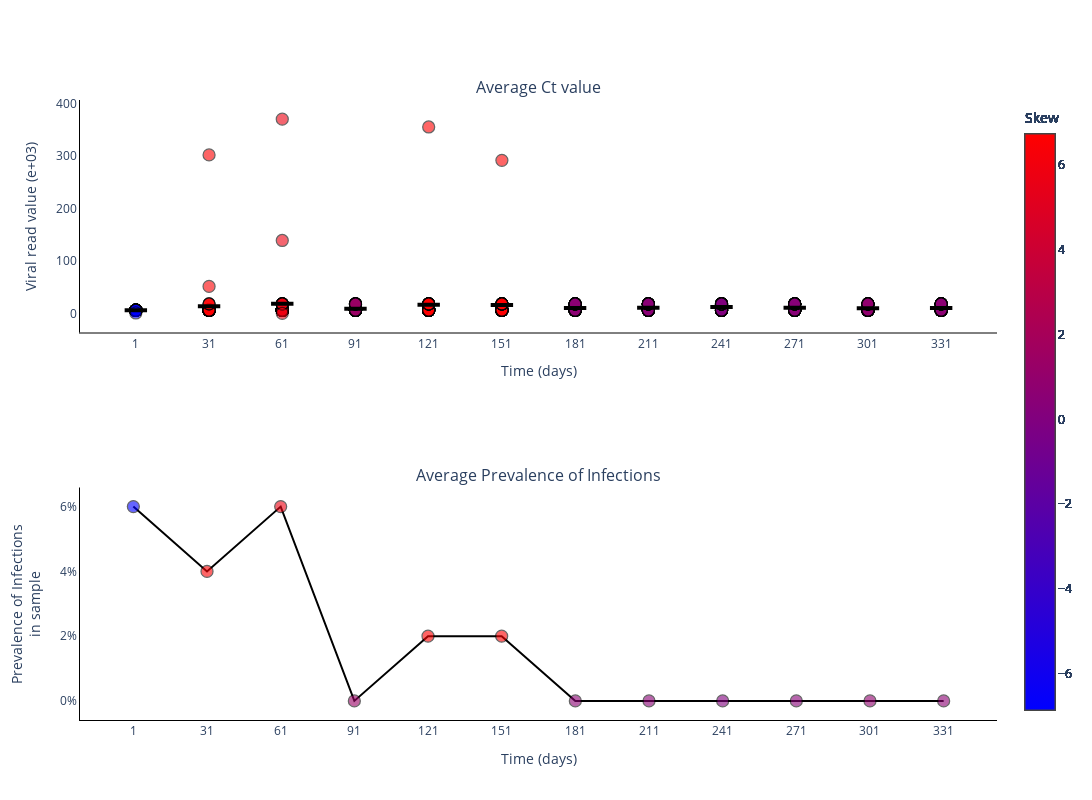

Here is the notebook cell this chart was saved with:
### Markdown cell above
### Plot Ct values for different experiments

### Code cell
fig = go.Figure()
fig = make_subplots(rows=2, cols=1, subplot_titles=('Average Ct value', 'Average Prevalence of Infections'))

skews = skew(vr_values[0, :, :], axis=1)
print(skews)

for _ in range(sample_size):
    fig.add_trace(
        go.Scatter(
            y=vr_values[0, :, _].tolist(),
            x=sample_points,
            mode='markers',
            name='Average Ct value',
            marker_line=dict(width=1.25, color='black'),
            marker_color=skews,
            marker_colorscale='BlueRed',
            marker_colorbar_title=dict(
                text='Skew',
                side='top'),
            marker_size=12,
            marker_opacity=0.6,
            marker_showscale=True,
            showlegend=False,
        ),
        row=1,
        col=1
    )

fig.add_trace(
    go.Scatter(
        y=np.mean(vr_values[0, :, :], axis=1).tolist(),
        x=sample_points,
        mode='markers',
        name='Median Ct value',
        marker_color='black',
        marker_line=dict(width=4, color='black'),
        marker_symbol='line-ew',
        marker_size=16,
        showlegend=False,
    ),
    row=1,
    col=1
)

fig.add_trace(
    go.Scatter(
        y=(infec[0, :]/sample_size).tolist(),
        x=sample_points,
        mode='lines+markers',
        connectgaps=True,
        name='Average Prevalence of Infections',
        marker_line=dict(width=1.25, color='black'),
        marker_color=skews,
        marker_colorscale='BlueRed',
        marker_colorbar_title=dict(
            text='Skew',
            side='top'),
        marker_opacity=0.6,
        marker_size=12,
        marker_showscale=True,
        line_color='black',
        showlegend=False,
    ),
    row=2,
    col=1
)

# Add axis labels
fig.update_layout(
    width=1100, 
    height=800,
    plot_bgcolor='white',
    xaxis=dict(
        linecolor='black',
        tickvals=sample_points.tolist(),
        title = 'Time (days)'
        ),
    yaxis=dict(
        linecolor='black',
        title = 'Viral read value (e+03)'),
    xaxis2=dict(
        linecolor='black',
        tickvals=sample_points.tolist(),
        title = 'Time (days)'
        ),
    yaxis2=dict(
        linecolor='black',
        tickformat = '.0%',
        title = 'Prevalence of Infections<br>in sample')
    #legend=dict(
    #    orientation="h",
    #    yanchor="bottom",
    #    y=1.02,
    #    xanchor="right",
    #    x=1
    #)
    )

fig.write_image('images/Viral_read_values-Lassa.pdf')
fig.show()

### Figure 1 — Plotly figure (JSON) as saved in the notebook; plotly's stock layout.template omitted (floating-point values rounded to 4 significant figures)
{"data": [{"marker": {"color": [-6.849, 6.593, 5.841, 1.352, 6.723, 6.644, 0.5833, 0.4945, 0.0, 0.4082, 0.8729, 0.5833], "colorbar": {"title": {"side": "top", "text": "Skew"}}, "colorscale": [[0, "rgb(0,0,255)"], [1, "rgb(255,0,0)"]], "line": {"color": "black", "width": 1.25}, "opacity": 0.6, "showscale": true, "size": 12}, "mode": "markers", "name": "Average Ct value", "showlegend": false, "type": "scatter", "x": [1, 31, 61, 91, 121, 151, 181, 211, 241, 271, 301, 331], "xaxis": "x", "y": [6, 6, 6, 6, 6, 6, 6, 6, 6, 6, 6, 6], "yaxis": "y"}, {"marker": {"color": [-6.849, 6.593, 5.841, 1.352, 6.723, 6.644, 0.5833, 0.4945, 0.0, 0.4082, 0.8729, 0.5833], "colorbar": {"title": {"side": "top", "text": "Skew"}}, "colorscale": [[0, "rgb(0,0,255)"], [1, "rgb(255,0,0)"]], "line": {"color": "black", "width": 1.25}, "opacity": 0.6, "showscale": true, "size": 12}, "mode": "markers", "name": "Average Ct value", "showlegend": false, "type": "scatter", "x": [1, 31, 61, 91, 121, 151, 181, 211, 241, 271, 301, 331], "xaxis": "x", "y": [6, 6, 6, 6, 6, 6, 6, 6, 6, 6, 6, 6], "yaxis": "y"}, {"marker": {"color": [-6.849, 6.593, 5.841, 1.352, 6.723, 6.644, 0.5833, 0.4945, 0.0, 0.4082, 0.8729, 0.5833], "colorbar": {"title": {"side": "top", "text": "Skew"}}, "colorscale": [[0, "rgb(0,0,255)"], [1, "rgb(255,0,0)"]], "line": {"color": "black", "width": 1.25}, "opacity": 0.6, "showscale": true, "size": 12}, "mode": "markers", "name": "Average Ct value", "showlegend": false, "type": "scatter", "x": [1, 31, 61, 91, 121, 151, 181, 211, 241, 271, 301, 331], "xaxis": "x", "y": [6, 6, 6, 6, 6, 6, 6, 6, 6, 6, 6, 6], "yaxis": "y"}, {"marker": {"color": [-6.849, 6.593, 5.841, 1.352, 6.723, 6.644, 0.5833, 0.4945, 0.0, 0.4082, 0.8729, 0.5833], "colorbar": {"title": {"side": "top", "text": "Skew"}}, "colorscale": [[0, "rgb(0,0,255)"], [1, "rgb(255,0,0)"]], "line": {"color": "black", "width": 1.25}, "opacity": 0.6, "showscale": true, "size": 12}, "mode": "markers", "name": "Average Ct value", "showlegend": false, "type": "scatter", "x": [1, 31, 61, 91, 121, 151, 181, 211, 241, 271, 301, 331], "xaxis": "x", "y": [6, 6, 6, 6, 6, 6, 6, 6, 6, 6, 6, 6], "yaxis": "y"}, {"marker": {"color": [-6.849, 6.593, 5.841, 1.352, 6.723, 6.644, 0.5833, 0.4945, 0.0, 0.4082, 0.8729, 0.5833], "colorbar": {"title": {"side": "top", "text": "Skew"}}, "colorscale": [[0, "rgb(0,0,255)"], [1, "rgb(255,0,0)"]], "line": {"color": "black", "width": 1.25}, "opacity": 0.6, "showscale": true, "size": 12}, "mode": "markers", "name": "Average Ct value", "showlegend": false, "type": "scatter", "x": [1, 31, 61, 91, 121, 151, 181, 211, 241, 271, 301, 331], "xaxis": "x", "y": [6, 6, 6, 6, 6, 6, 6, 6, 6, 6, 6, 6], "yaxis": "y"}, {"marker": {"color": [-6.849, 6.593, 5.841, 1.352, 6.723, 6.644, 0.5833, 0.4945, 0.0, 0.4082, 0.8729, 0.5833], "colorbar": {"title": {"side": "top", "text": "Skew"}}, "colorscale": [[0, "rgb(0,0,255)"], [1, "rgb(255,0,0)"]], "line": {"color": "black", "width": 1.25}, "opacity": 0.6, "showscale": true, "size": 12}, "mode": "markers", "name": "Average Ct value", "showlegend": false, "type": "scatter", "x": [1, 31, 61, 91, 121, 151, 181, 211, 241, 271, 301, 331], "xaxis": "x", "y": [6, 6, 6, 6, 6, 6, 6, 6, 6, 6, 6, 6], "yaxis": "y"}, {"marker": {"color": [-6.849, 6.593, 5.841, 1.352, 6.723, 6.644, 0.5833, 0.4945, 0.0, 0.4082, 0.8729, 0.5833], "colorbar": {"title": {"side": "top", "text": "Skew"}}, "colorscale": [[0, "rgb(0,0,255)"], [1, "rgb(255,0,0)"]], "line": {"color": "black", "width": 1.25}, "opacity": 0.6, "showscale": true, "size": 12}, "mode": "markers", "name": "Average Ct value", "showlegend": false, "type": "scatter", "x": [1, 31, 61, 91, 121, 151, 181, 211, 241, 271, 301, 331], "xaxis": "x", "y": [6, 6, 6, 6, 6, 6, 6, 6, 6, 6, 6, 6], "yaxis": "y"}, {"marker": {"color": [-6.849, 6.593, 5.841, 1.352, 6.723, 6.644, 0.5833, 0.4945, 0.0, 0.4082, 0.8729, 0.5833], "colorbar": {"title": {"side": "top", "text": "Skew"}}, "colorscale": [[0, "rgb(0,0,255)"], [1, "rgb(255,0,0)"]], "line": {"color": "black", "width": 1.25}, "opacity": 0.6, "showscale": true, "size": 12}, "mode": "markers", "name": "Average Ct value", "showlegend": false, "type": "scatter", "x": [1, 31, 61, 91, 121, 151, 181, 211, 241, 271, 301, 331], "xaxis": "x", "y": [6, 6, 6, 6, 6, 6, 6, 6, 6, 6, 6, 6], "yaxis": "y"}, {"marker": {"color": [-6.849, 6.593, 5.841, 1.352, 6.723, 6.644, 0.5833, 0.4945, 0.0, 0.4082, 0.8729, 0.5833], "colorbar": {"title": {"side": "top", "text": "Skew"}}, "colorscale": [[0, "rgb(0,0,255)"], [1, "rgb(255,0,0)"]], "line": {"color": "black", "width": 1.25}, "opacity": 0.6, "showscale": true, "size": 12}, "mode": "markers", "name": "Average Ct value", "showlegend": false, "type": "scatter", "x": [1, 31, 61, 91, 121, 151, 181, 211, 241, 271, 301, 331], "xaxis": "x", "y": [6, 6, 6, 6, 6, 6, 6, 6, 6, 6, 6, 6], "yaxis": "y"}, {"marker": {"color": [-6.849, 6.593, 5.841, 1.352, 6.723, 6.644, 0.5833, 0.4945, 0.0, 0.4082, 0.8729, 0.5833], "colorbar": {"title": {"side": "top", "text": "Skew"}}, "colorscale": [[0, "rgb(0,0,255)"], [1, "rgb(255,0,0)"]], "line": {"color": "black", "width": 1.25}, "opacity": 0.6, "showscale": true, "size": 12}, "mode": "markers", "name": "Average Ct value", "showlegend": false, "type": "scatter", "x": [1, 31, 61, 91, 121, 151, 181, 211, 241, 271, 301, 331], "xaxis": "x", "y": [6, 6, 6, 6, 6, 6, 6, 6, 6, 6, 6, 6], "yaxis": "y"}, {"marker": {"color": [-6.849, 6.593, 5.841, 1.352, 6.723, 6.644, 0.5833, 0.4945, 0.0, 0.4082, 0.8729, 0.5833], "colorbar": {"title": {"side": "top", "text": "Skew"}}, "colorscale": [[0, "rgb(0,0,255)"], [1, "rgb(255,0,0)"]], "line": {"color": "black", "width": 1.25}, "opacity": 0.6, "showscale": true, "size": 12}, "mode": "markers", "name": "Average Ct value", "showlegend": false, "type": "scatter", "x": [1, 31, 61, 91, 121, 151, 181, 211, 241, 271, 301, 331], "xaxis": "x", "y": [6, 6, 6, 6, 6, 6, 6, 6, 6, 6, 6, 6], "yaxis": "y"}, {"marker": {"color": [-6.849, 6.593, 5.841, 1.352, 6.723, 6.644, 0.5833, 0.4945, 0.0, 0.4082, 0.8729, 0.5833], "colorbar": {"title": {"side": "top", "text": "Skew"}}, "colorscale": [[0, "rgb(0,0,255)"], [1, "rgb(255,0,0)"]], "line": {"color": "black", "width": 1.25}, "opacity": 0.6, "showscale": true, "size": 12}, "mode": "markers", "name": "Average Ct value", "showlegend": false, "type": "scatter", "x": [1, 31, 61, 91, 121, 151, 181, 211, 241, 271, 301, 331], "xaxis": "x", "y": [6, 6, 6, 6, 6, 6, 6, 6, 6, 6, 6, 6], "yaxis": "y"}, {"marker": {"color": [-6.849, 6.593, 5.841, 1.352, 6.723, 6.644, 0.5833, 0.4945, 0.0, 0.4082, 0.8729, 0.5833], "colorbar": {"title": {"side": "top", "text": "Skew"}}, "colorscale": [[0, "rgb(0,0,255)"], [1, "rgb(255,0,0)"]], "line": {"color": "black", "width": 1.25}, "opacity": 0.6, "showscale": true, "size": 12}, "mode": "markers", "name": "Average Ct value", "showlegend": false, "type": "scatter", "x": [1, 31, 61, 91, 121, 151, 181, 211, 241, 271, 301, 331], "xaxis": "x", "y": [6, 6, 6, 6, 6, 6, 6, 6, 6, 6, 6, 6], "yaxis": "y"}, {"marker": {"color": [-6.849, 6.593, 5.841, 1.352, 6.723, 6.644, 0.5833, 0.4945, 0.0, 0.4082, 0.8729, 0.5833], "colorbar": {"title": {"side": "top", "text": "Skew"}}, "colorscale": [[0, "rgb(0,0,255)"], [1, "rgb(255,0,0)"]], "line": {"color": "black", "width": 1.25}, "opacity": 0.6, "showscale": true, "size": 12}, "mode": "markers", "name": "Average Ct value", "showlegend": false, "type": "scatter", "x": [1, 31, 61, 91, 121, 151, 181, 211, 241, 271, 301, 331], "xaxis": "x", "y": [6, 6, 6, 6, 6, 6, 6, 6, 6, 6, 6, 6], "yaxis": "y"}, {"marker": {"color": [-6.849, 6.593, 5.841, 1.352, 6.723, 6.644, 0.5833, 0.4945, 0.0, 0.4082, 0.8729, 0.5833], "colorbar": {"title": {"side": "top", "text": "Skew"}}, "colorscale": [[0, "rgb(0,0,255)"], [1, "rgb(255,0,0)"]], "line": {"color": "black", "width": 1.25}, "opacity": 0.6, "showscale": true, "size": 12}, "mode": "markers", "name": "Average Ct value", "showlegend": false, "type": "scatter", "x": [1, 31, 61, 91, 121, 151, 181, 211, 241, 271, 301, 331], "xaxis": "x", "y": [6, 6, 6, 6, 6, 6, 6, 6, 6, 6, 6, 6], "yaxis": "y"}, {"marker": {"color": [-6.849, 6.593, 5.841, 1.352, 6.723, 6.644, 0.5833, 0.4945, 0.0, 0.4082, 0.8729, 0.5833], "colorbar": {"title": {"side": "top", "text": "Skew"}}, "colorscale": [[0, "rgb(0,0,255)"], [1, "rgb(255,0,0)"]], "line": {"color": "black", "width": 1.25}, "opacity": 0.6, "showscale": true, "size": 12}, "mode": "markers", "name": "Average Ct value", "showlegend": false, "type": "scatter", "x": [1, 31, 61, 91, 121, 151, 181, 211, 241, 271, 301, 331], "xaxis": "x", "y": [6, 6, 6, 6, 6, 6, 6, 6, 6, 6, 6, 6], "yaxis": "y"}, {"marker": {"color": [-6.849, 6.593, 5.841, 1.352, 6.723, 6.644, 0.5833, 0.4945, 0.0, 0.4082, 0.8729, 0.5833], "colorbar": {"title": {"side": "top", "text": "Skew"}}, "colorscale": [[0, "rgb(0,0,255)"], [1, "rgb(255,0,0)"]], "line": {"color": "black", "width": 1.25}, "opacity": 0.6, "showscale": true, "size": 12}, "mode": "markers", "name": "Average Ct value", "showlegend": false, "type": "scatter", "x": [1, 31, 61, 91, 121, 151, 181, 211, 241, 271, 301, 331], "xaxis": "x", "y": [6, 6, 6, 6, 6, 6, 6, 6, 6, 6, 6, 6], "yaxis": "y"}, {"marker": {"color": [-6.849, 6.593, 5.841, 1.352, 6.723, 6.644, 0.5833, 0.4945, 0.0, 0.4082, 0.8729, 0.5833], "colorbar": {"title": {"side": "top", "text": "Skew"}}, "colorscale": [[0, "rgb(0,0,255)"], [1, "rgb(255,0,0)"]], "line": {"color": "black", "width": 1.25}, "opacity": 0.6, "showscale": true, "size": 12}, "mode": "markers", "name": "Average Ct value", "showlegend": false, "type": "scatter", "x": [1, 31, 61, 91, 121, 151, 181, 211, 241, 271, 301, 331], "xaxis": "x", "y": [6, 6, 6, 6, 6, 6, 6, 6, 6, 6, 6, 6], "yaxis": "y"}, {"marker": {"color": [-6.849, 6.593, 5.841, 1.352, 6.723, 6.644, 0.5833, 0.4945, 0.0, 0.4082, 0.8729, 0.5833], "colorbar": {"title": {"side": "top", "text": "Skew"}}, "colorscale": [[0, "rgb(0,0,255)"], [1, "rgb(255,0,0)"]], "line": {"color": "black", "width": 1.25}, "opacity": 0.6, "showscale": true, "size": 12}, "mode": "markers", "name": "Average Ct value", "showlegend": false, "type": "scatter", "x": [1, 31, 61, 91, 121, 151, 181, 211, 241, 271, 301, 331], "xaxis": "x", "y": [6, 6, 6, 6, 6, 6, 6, 6, 6, 6, 6, 6], "yaxis": "y"}, {"marker": {"color": [-6.849, 6.593, 5.841, 1.352, 6.723, 6.644, 0.5833, 0.4945, 0.0, 0.4082, 0.8729, 0.5833], "colorbar": {"title": {"side": "top", "text": "Skew"}}, "colorscale": [[0, "rgb(0,0,255)"], [1, "rgb(255,0,0)"]], "line": {"color": "black", "width": 1.25}, "opacity": 0.6, "showscale": true, "size": 12}, "mode": "markers", "name": "Average Ct value", "showlegend": false, "type": "scatter", "x": [1, 31, 61, 91, 121, 151, 181, 211, 241, 271, 301, 331], "xaxis": "x", "y": [6, 6, 6, 6, 6, 6, 6, 6, 6, 6, 6, 6], "yaxis": "y"}, {"marker": {"color": [-6.849, 6.593, 5.841, 1.352, 6.723, 6.644, 0.5833, 0.4945, 0.0, 0.4082, 0.8729, 0.5833], "colorbar": {"title": {"side": "top", "text": "Skew"}}, "colorscale": [[0, "rgb(0,0,255)"], [1, "rgb(255,0,0)"]], "line": {"color": "black", "width": 1.25}, "opacity": 0.6, "showscale": true, "size": 12}, "mode": "markers", "name": "Average Ct value", "showlegend": false, "type": "scatter", "x": [1, 31, 61, 91, 121, 151, 181, 211, 241, 271, 301, 331], "xaxis": "x", "y": [6, 6, 6, 6, 6, 6, 6, 6, 6, 6, 6, 6], "yaxis": "y"}, {"marker": {"color": [-6.849, 6.593, 5.841, 1.352, 6.723, 6.644, 0.5833, 0.4945, 0.0, 0.4082, 0.8729, 0.5833], "colorbar": {"title": {"side": "top", "text": "Skew"}}, "colorscale": [[0, "rgb(0,0,255)"], [1, "rgb(255,0,0)"]], "line": {"color": "black", "width": 1.25}, "opacity": 0.6, "showscale": true, "size": 12}, "mode": "markers", "name": "Average Ct value", "showlegend": false, "type": "scatter", "x": [1, 31, 61, 91, 121, 151, 181, 211, 241, 271, 301, 331], "xaxis": "x", "y": [6, 6, 6, 6, 6, 6, 6, 6, 6, 6, 6, 6], "yaxis": "y"}, {"marker": {"color": [-6.849, 6.593, 5.841, 1.352, 6.723, 6.644, 0.5833, 0.4945, 0.0, 0.4082, 0.8729, 0.5833], "colorbar": {"title": {"side": "top", "text": "Skew"}}, "colorscale": [[0, "rgb(0,0,255)"], [1, "rgb(255,0,0)"]], "line": {"color": "black", "width": 1.25}, "opacity": 0.6, "showscale": true, "size": 12}, "mode": "markers", "name": "Average Ct value", "showlegend": false, "type": "scatter", "x": [1, 31, 61, 91, 121, 151, 181, 211, 241, 271, 301, 331], "xaxis": "x", "y": [6, 6, 6, 6, 6, 6, 6, 6, 6, 6, 6, 6], "yaxis": "y"}, {"marker": {"color": [-6.849, 6.593, 5.841, 1.352, 6.723, 6.644, 0.5833, 0.4945, 0.0, 0.4082, 0.8729, 0.5833], "colorbar": {"title": {"side": "top", "text": "Skew"}}, "colorscale": [[0, "rgb(0,0,255)"], [1, "rgb(255,0,0)"]], "line": {"color": "black", "width": 1.25}, "opacity": 0.6, "showscale": true, "size": 12}, "mode": "markers", "name": "Average Ct value", "showlegend": false, "type": "scatter", "x": [1, 31, 61, 91, 121, 151, 181, 211, 241, 271, 301, 331], "xaxis": "x", "y": [6, 6, 6, 6, 6, 6, 6, 6, 6, 6, 6, 6], "yaxis": "y"}, {"marker": {"color": [-6.849, 6.593, 5.841, 1.352, 6.723, 6.644, 0.5833, 0.4945, 0.0, 0.4082, 0.8729, 0.5833], "colorbar": {"title": {"side": "top", "text": "Skew"}}, "colorscale": [[0, "rgb(0,0,255)"], [1, "rgb(255,0,0)"]], "line": {"color": "black", "width": 1.25}, "opacity": 0.6, "showscale": true, "size": 12}, "mode": "markers", "name": "Average Ct value", "showlegend": false, "type": "scatter", "x": [1, 31, 61, 91, 121, 151, 181, 211, 241, 271, 301, 331], "xaxis": "x", "y": [6, 6, 6, 6, 6, 6, 6, 6, 6, 6, 6, 6], "yaxis": "y"}, {"marker": {"color": [-6.849, 6.593, 5.841, 1.352, 6.723, 6.644, 0.5833, 0.4945, 0.0, 0.4082, 0.8729, 0.5833], "colorbar": {"title": {"side": "top", "text": "Skew"}}, "colorscale": [[0, "rgb(0,0,255)"], [1, "rgb(255,0,0)"]], "line": {"color": "black", "width": 1.25}, "opacity": 0.6, "showscale": true, "size": 12}, "mode": "markers", "name": "Average Ct value", "showlegend": false, "type": "scatter", "x": [1, 31, 61, 91, 121, 151, 181, 211, 241, 271, 301, 331], "xaxis": "x", "y": [6, 6, 6, 6, 6, 6, 6, 6, 18, 6, 6, 6], "yaxis": "y"}, {"marker": {"color": [-6.849, 6.593, 5.841, 1.352, 6.723, 6.644, 0.5833, 0.4945, 0.0, 0.4082, 0.8729, 0.5833], "colorbar": {"title": {"side": "top", "text": "Skew"}}, "colorscale": [[0, "rgb(0,0,255)"], [1, "rgb(255,0,0)"]], "line": {"color": "black", "width": 1.25}, "opacity": 0.6, "showscale": true, "size": 12}, "mode": "markers", "name": "Average Ct value", "showlegend": false, "type": "scatter", "x": [1, 31, 61, 91, 121, 151, 181, 211, 241, 271, 301, 331], "xaxis": "x", "y": [6, 6, 6, 6, 6, 6, 6, 6, 18, 6, 6, 6], "yaxis": "y"}, {"marker": {"color": [-6.849, 6.593, 5.841, 1.352, 6.723, 6.644, 0.5833, 0.4945, 0.0, 0.4082, 0.8729, 0.5833], "colorbar": {"title": {"side": "top", "text": "Skew"}}, "colorscale": [[0, "rgb(0,0,255)"], [1, "rgb(255,0,0)"]], "line": {"color": "black", "width": 1.25}, "opacity": 0.6, "showscale": true, "size": 12}, "mode": "markers", "name": "Average Ct value", "showlegend": false, "type": "scatter", "x": [1, 31, 61, 91, 121, 151, 181, 211, 241, 271, 301, 331], "xaxis": "x", "y": [6, 6, 6, 6, 6, 6, 6, 6, 18, 6, 6, 6], "yaxis": "y"}, {"marker": {"color": [-6.849, 6.593, 5.841, 1.352, 6.723, 6.644, 0.5833, 0.4945, 0.0, 0.4082, 0.8729, 0.5833], "colorbar": {"title": {"side": "top", "text": "Skew"}}, "colorscale": [[0, "rgb(0,0,255)"], [1, "rgb(255,0,0)"]], "line": {"color": "black", "width": 1.25}, "opacity": 0.6, "showscale": true, "size": 12}, "mode": "markers", "name": "Average Ct value", "showlegend": false, "type": "scatter", "x": [1, 31, 61, 91, 121, 151, 181, 211, 241, 271, 301, 331], "xaxis": "x", "y": [6, 6, 6, 6, 6, 6, 6, 6, 18, 6, 6, 6], "yaxis": "y"}, {"marker": {"color": [-6.849, 6.593, 5.841, 1.352, 6.723, 6.644, 0.5833, 0.4945, 0.0, 0.4082, 0.8729, 0.5833], "colorbar": {"title": {"side": "top", "text": "Skew"}}, "colorscale": [[0, "rgb(0,0,255)"], [1, "rgb(255,0,0)"]], "line": {"color": "black", "width": 1.25}, "opacity": 0.6, "showscale": true, "size": 12}, "mode": "markers", "name": "Average Ct value", "showlegend": false, "type": "scatter", "x": [1, 31, 61, 91, 121, 151, 181, 211, 241, 271, 301, 331], "xaxis": "x", "y": [6, 6, 6, 6, 6, 6, 6, 6, 18, 6, 6, 6], "yaxis": "y"}, {"marker": {"color": [-6.849, 6.593, 5.841, 1.352, 6.723, 6.644, 0.5833, 0.4945, 0.0, 0.4082, 0.8729, 0.5833], "colorbar": {"title": {"side": "top", "text": "Skew"}}, "colorscale": [[0, "rgb(0,0,255)"], [1, "rgb(255,0,0)"]], "line": {"color": "black", "width": 1.25}, "opacity": 0.6, "showscale": true, "size": 12}, "mode": "markers", "name": "Average Ct value", "showlegend": false, "type": "scatter", "x": [1, 31, 61, 91, 121, 151, 181, 211, 241, 271, 301, 331], "xaxis": "x", "y": [6, 6, 6, 6, 6, 6, 6, 6, 18, 18, 6, 6], "yaxis": "y"}, {"marker": {"color": [-6.849, 6.593, 5.841, 1.352, 6.723, 6.644, 0.5833, 0.4945, 0.0, 0.4082, 0.8729, 0.5833], "colorbar": {"title": {"side": "top", "text": "Skew"}}, "colorscale": [[0, "rgb(0,0,255)"], [1, "rgb(255,0,0)"]], "line": {"color": "black", "width": 1.25}, "opacity": 0.6, "showscale": true, "size": 12}, "mode": "markers", "name": "Average Ct value", "showlegend": false, "type": "scatter", "x": [1, 31, 61, 91, 121, 151, 181, 211, 241, 271, 301, 331], "xaxis": "x", "y": [6, 6, 6, 6, 6, 6, 6, 18, 18, 18, 6, 6], "yaxis": "y"}, {"marker": {"color": [-6.849, 6.593, 5.841, 1.352, 6.723, 6.644, 0.5833, 0.4945, 0.0, 0.4082, 0.8729, 0.5833], "colorbar": {"title": {"side": "top", "text": "Skew"}}, "colorscale": [[0, "rgb(0,0,255)"], [1, "rgb(255,0,0)"]], "line": {"color": "black", "width": 1.25}, "opacity": 0.6, "showscale": true, "size": 12}, "mode": "markers", "name": "Average Ct value", "showlegend": false, "type": "scatter", "x": [1, 31, 61, 91, 121, 151, 181, 211, 241, 271, 301, 331], "xaxis": "x", "y": [6, 6, 6, 6, 6, 18, 18, 18, 18, 18, 6, 18], "yaxis": "y"}, {"marker": {"color": [-6.849, 6.593, 5.841, 1.352, 6.723, 6.644, 0.5833, 0.4945, 0.0, 0.4082, 0.8729, 0.5833], "colorbar": {"title": {"side": "top", "text": "Skew"}}, "colorscale": [[0, "rgb(0,0,255)"], [1, "rgb(255,0,0)"]], "line": {"color": "black", "width": 1.25}, "opacity": 0.6, "showscale": true, "size": 12}, "mode": "markers", "name": "Average Ct value", "showlegend": false, "type": "scatter", "x": [1, 31, 61, 91, 121, 151, 181, 211, 241, 271, 301, 331], "xaxis": "x", "y": [6, 6, 6, 6, 6, 18, 18, 18, 18, 18, 6, 18], "yaxis": "y"}, {"marker": {"color": [-6.849, 6.593, 5.841, 1.352, 6.723, 6.644, 0.5833, 0.4945, 0.0, 0.4082, 0.8729, 0.5833], "colorbar": {"title": {"side": "top", "text": "Skew"}}, "colorscale": [[0, "rgb(0,0,255)"], [1, "rgb(255,0,0)"]], "line": {"color": "black", "width": 1.25}, "opacity": 0.6, "showscale": true, "size": 12}, "mode": "markers", "name": "Average Ct value", "showlegend": false, "type": "scatter", "x": [1, 31, 61, 91, 121, 151, 181, 211, 241, 271, 301, 331], "xaxis": "x", "y": [6, 6, 6, 6, 18, 18, 18, 18, 18, 18, 6, 18], "yaxis": "y"}, {"marker": {"color": [-6.849, 6.593, 5.841, 1.352, 6.723, 6.644, 0.5833, 0.4945, 0.0, 0.4082, 0.8729, 0.5833], "colorbar": {"title": {"side": "top", "text": "Skew"}}, "colorscale": [[0, "rgb(0,0,255)"], [1, "rgb(255,0,0)"]], "line": {"color": "black", "width": 1.25}, "opacity": 0.6, "showscale": true, "size": 12}, "mode": "markers", "name": "Average Ct value", "showlegend": false, "type": "scatter", "x": [1, 31, 61, 91, 121, 151, 181, 211, 241, 271, 301, 331], "xaxis": "x", "y": [6, 6, 6, 6, 18, 18, 18, 18, 18, 18, 18, 18], "yaxis": "y"}, {"marker": {"color": [-6.849, 6.593, 5.841, 1.352, 6.723, 6.644, 0.5833, 0.4945, 0.0, 0.4082, 0.8729, 0.5833], "colorbar": {"title": {"side": "top", "text": "Skew"}}, "colorscale": [[0, "rgb(0,0,255)"], [1, "rgb(255,0,0)"]], "line": {"color": "black", "width": 1.25}, "opacity": 0.6, "showscale": true, "size": 12}, "mode": "markers", "name": "Average Ct value", "showlegend": false, "type": "scatter", "x": [1, 31, 61, 91, 121, 151, 181, 211, 241, 271, 301, 331], "xaxis": "x", "y": [6, 6, 6, 6, 18, 18, 18, 18, 18, 18, 18, 18], "yaxis": "y"}, {"marker": {"color": [-6.849, 6.593, 5.841, 1.352, 6.723, 6.644, 0.5833, 0.4945, 0.0, 0.4082, 0.8729, 0.5833], "colorbar": {"title": {"side": "top", "text": "Skew"}}, "colorscale": [[0, "rgb(0,0,255)"], [1, "rgb(255,0,0)"]], "line": {"color": "black", "width": 1.25}, "opacity": 0.6, "showscale": true, "size": 12}, "mode": "markers", "name": "Average Ct value", "showlegend": false, "type": "scatter", "x": [1, 31, 61, 91, 121, 151, 181, 211, 241, 271, 301, 331], "xaxis": "x", "y": [6, 6, 18, 6, 18, 18, 18, 18, 18, 18, 18, 18], "yaxis": "y"}, {"marker": {"color": [-6.849, 6.593, 5.841, 1.352, 6.723, 6.644, 0.5833, 0.4945, 0.0, 0.4082, 0.8729, 0.5833], "colorbar": {"title": {"side": "top", "text": "Skew"}}, "colorscale": [[0, "rgb(0,0,255)"], [1, "rgb(255,0,0)"]], "line": {"color": "black", "width": 1.25}, "opacity": 0.6, "showscale": true, "size": 12}, "mode": "markers", "name": "Average Ct value", "showlegend": false, "type": "scatter", "x": [1, 31, 61, 91, 121, 151, 181, 211, 241, 271, 301, 331], "xaxis": "x", "y": [6, 6, 18, 6, 18, 18, 18, 18, 18, 18, 18, 18], "yaxis": "y"}, {"marker": {"color": [-6.849, 6.593, 5.841, 1.352, 6.723, 6.644, 0.5833, 0.4945, 0.0, 0.4082, 0.8729, 0.5833], "colorbar": {"title": {"side": "top", "text": "Skew"}}, "colorscale": [[0, "rgb(0,0,255)"], [1, "rgb(255,0,0)"]], "line": {"color": "black", "width": 1.25}, "opacity": 0.6, "showscale": true, "size": 12}, "mode": "markers", "name": "Average Ct value", "showlegend": false, "type": "scatter", "x": [1, 31, 61, 91, 121, 151, 181, 211, 241, 271, 301, 331], "xaxis": "x", "y": [6, 6, 18, 18, 18, 18, 18, 18, 18, 18, 18, 18], "yaxis": "y"}, {"marker": {"color": [-6.849, 6.593, 5.841, 1.352, 6.723, 6.644, 0.5833, 0.4945, 0.0, 0.4082, 0.8729, 0.5833], "colorbar": {"title": {"side": "top", "text": "Skew"}}, "colorscale": [[0, "rgb(0,0,255)"], [1, "rgb(255,0,0)"]], "line": {"color": "black", "width": 1.25}, "opacity": 0.6, "showscale": true, "size": 12}, "mode": "markers", "name": "Average Ct value", "showlegend": false, "type": "scatter", "x": [1, 31, 61, 91, 121, 151, 181, 211, 241, 271, 301, 331], "xaxis": "x", "y": [6, 6, 18, 18, 18, 18, 18, 18, 18, 18, 18, 18], "yaxis": "y"}, {"marker": {"color": [-6.849, 6.593, 5.841, 1.352, 6.723, 6.644, 0.5833, 0.4945, 0.0, 0.4082, 0.8729, 0.5833], "colorbar": {"title": {"side": "top", "text": "Skew"}}, "colorscale": [[0, "rgb(0,0,255)"], [1, "rgb(255,0,0)"]], "line": {"color": "black", "width": 1.25}, "opacity": 0.6, "showscale": true, "size": 12}, "mode": "markers", "name": "Average Ct value", "showlegend": false, "type": "scatter", "x": [1, 31, 61, 91, 121, 151, 181, 211, 241, 271, 301, 331], "xaxis": "x", "y": [6, 6, 18, 18, 18, 18, 18, 18, 18, 18, 18, 18], "yaxis": "y"}, {"marker": {"color": [-6.849, 6.593, 5.841, 1.352, 6.723, 6.644, 0.5833, 0.4945, 0.0, 0.4082, 0.8729, 0.5833], "colorbar": {"title": {"side": "top", "text": "Skew"}}, "colorscale": [[0, "rgb(0,0,255)"], [1, "rgb(255,0,0)"]], "line": {"color": "black", "width": 1.25}, "opacity": 0.6, "showscale": true, "size": 12}, "mode": "markers", "name": "Average Ct value", "showlegend": false, "type": "scatter", "x": [1, 31, 61, 91, 121, 151, 181, 211, 241, 271, 301, 331], "xaxis": "x", "y": [6, 6, 18, 18, 18, 18, 18, 18, 18, 18, 18, 18], "yaxis": "y"}, {"marker": {"color": [-6.849, 6.593, 5.841, 1.352, 6.723, 6.644, 0.5833, 0.4945, 0.0, 0.4082, 0.8729, 0.5833], "colorbar": {"title": {"side": "top", "text": "Skew"}}, "colorscale": [[0, "rgb(0,0,255)"], [1, "rgb(255,0,0)"]], "line": {"color": "black", "width": 1.25}, "opacity": 0.6, "showscale": true, "size": 12}, "mode": "markers", "name": "Average Ct value", "showlegend": false, "type": "scatter", "x": [1, 31, 61, 91, 121, 151, 181, 211, 241, 271, 301, 331], "xaxis": "x", "y": [6, 6, 18, 18, 18, 18, 18, 18, 18, 18, 18, 18], "yaxis": "y"}, {"marker": {"color": [-6.849, 6.593, 5.841, 1.352, 6.723, 6.644, 0.5833, 0.4945, 0.0, 0.4082, 0.8729, 0.5833], "colorbar": {"title": {"side": "top", "text": "Skew"}}, "colorscale": [[0, "rgb(0,0,255)"], [1, "rgb(255,0,0)"]], "line": {"color": "black", "width": 1.25}, "opacity": 0.6, "showscale": true, "size": 12}, "mode": "markers", "name": "Average Ct value", "showlegend": false, "type": "scatter", "x": [1, 31, 61, 91, 121, 151, 181, 211, 241, 271, 301, 331], "xaxis": "x", "y": [6, 6, 18, 18, 18, 18, 18, 18, 18, 18, 18, 18], "yaxis": "y"}, {"marker": {"color": [-6.849, 6.593, 5.841, 1.352, 6.723, 6.644, 0.5833, 0.4945, 0.0, 0.4082, 0.8729, 0.5833], "colorbar": {"title": {"side": "top", "text": "Skew"}}, "colorscale": [[0, "rgb(0,0,255)"], [1, "rgb(255,0,0)"]], "line": {"color": "black", "width": 1.25}, "opacity": 0.6, "showscale": true, "size": 12}, "mode": "markers", "name": "Average Ct value", "showlegend": false, "type": "scatter", "x": [1, 31, 61, 91, 121, 151, 181, 211, 241, 271, 301, 331], "xaxis": "x", "y": [6, 18, 18, 18, 18, 18, 18, 18, 18, 18, 18, 18], "yaxis": "y"}, {"marker": {"color": [-6.849, 6.593, 5.841, 1.352, 6.723, 6.644, 0.5833, 0.4945, 0.0, 0.4082, 0.8729, 0.5833], "colorbar": {"title": {"side": "top", "text": "Skew"}}, "colorscale": [[0, "rgb(0,0,255)"], [1, "rgb(255,0,0)"]], "line": {"color": "black", "width": 1.25}, "opacity": 0.6, "showscale": true, "size": 12}, "mode": "markers", "name": "Average Ct value", "showlegend": false, "type": "scatter", "x": [1, 31, 61, 91, 121, 151, 181, 211, 241, 271, 301, 331], "xaxis": "x", "y": [6, 18, 18, 18, 18, 18, 18, 18, 18, 18, 18, 18], "yaxis": "y"}, {"marker": {"color": [-6.849, 6.593, 5.841, 1.352, 6.723, 6.644, 0.5833, 0.4945, 0.0, 0.4082, 0.8729, 0.5833], "colorbar": {"title": {"side": "top", "text": "Skew"}}, "colorscale": [[0, "rgb(0,0,255)"], [1, "rgb(255,0,0)"]], "line": {"color": "black", "width": 1.25}, "opacity": 0.6, "showscale": true, "size": 12}, "mode": "markers", "name": "Average Ct value", "showlegend": false, "type": "scatter", "x": [1, 31, 61, 91, 121, 151, 181, 211, 241, 271, 301, 331], "xaxis": "x", "y": [5.859, 18, 370.3, 18, 18, 18, 18, 18, 18, 18, 18, 18], "yaxis": "y"}, {"marker": {"color": [-6.849, 6.593, 5.841, 1.352, 6.723, 6.644, 0.5833, 0.4945, 0.0, 0.4082, 0.8729, 0.5833], "colorbar": {"title": {"side": "top", "text": "Skew"}}, "colorscale": [[0, "rgb(0,0,255)"], [1, "rgb(255,0,0)"]], "line": {"color": "black", "width": 1.25}, "opacity": 0.6, "showscale": true, "size": 12}, "mode": "markers", "name": "Average Ct value", "showlegend": false, "type": "scatter", "x": [1, 31, 61, 91, 121, 151, 181, 211, 241, 271, 301, 331], "xaxis": "x", "y": [5.986, 302.1, 139.0, 18, 18, 18, 18, 18, 18, 18, 18, 18], "yaxis": "y"}, {"marker": {"color": [-6.849, 6.593, 5.841, 1.352, 6.723, 6.644, 0.5833, 0.4945, 0.0, 0.4082, 0.8729, 0.5833], "colorbar": {"title": {"side": "top", "text": "Skew"}}, "colorscale": [[0, "rgb(0,0,255)"], [1, "rgb(255,0,0)"]], "line": {"color": "black", "width": 1.25}, "opacity": 0.6, "showscale": true, "size": 12}, "mode": "markers", "name": "Average Ct value", "showlegend": false, "type": "scatter", "x": [1, 31, 61, 91, 121, 151, 181, 211, 241, 271, 301, 331], "xaxis": "x", "y": [0.7813, 51.45, 0, 18, 355.3, 291.7, 18, 18, 18, 18, 18, 18], "yaxis": "y"}, {"marker": {"color": "black", "line": {"color": "black", "width": 4}, "size": 16, "symbol": "line-ew"}, "mode": "markers", "name": "Median Ct value", "showlegend": false, "type": "scatter", "x": [1, 31, 61, 91, 121, 151, 181, 211, 241, 271, 301, 331], "xaxis": "x", "y": [5.893, 13.55, 18.23, 8.64, 16.59, 15.79, 10.32, 10.56, 12, 10.8, 9.6, 10.32], "yaxis": "y"}, {"connectgaps": true, "line": {"color": "black"}, "marker": {"color": [-6.849, 6.593, 5.841, 1.352, 6.723, 6.644, 0.5833, 0.4945, 0.0, 0.4082, 0.8729, 0.5833], "colorbar": {"title": {"side": "top", "text": "Skew"}}, "colorscale": [[0, "rgb(0,0,255)"], [1, "rgb(255,0,0)"]], "line": {"color": "black", "width": 1.25}, "opacity": 0.6, "showscale": true, "size": 12}, "mode": "lines+markers", "name": "Average Prevalence of Infections", "showlegend": false, "type": "scatter", "x": [1, 31, 61, 91, 121, 151, 181, 211, 241, 271, 301, 331], "xaxis": "x2", "y": [0.06, 0.04, 0.06, 0, 0.02, 0.02, 0, 0, 0, 0, 0, 0], "yaxis": "y2"}], "layout": {"annotations": [{"font": {"size": 16}, "showarrow": false, "text": "Average Ct value", "x": 0.5, "xanchor": "center", "xref": "paper", "y": 1, "yanchor": "bottom", "yref": "paper"}, {"font": {"size": 16}, "showarrow": false, "text": "Average Prevalence of Infections", "x": 0.5, "xanchor": "center", "xref": "paper", "y": 0.375, "yanchor": "bottom", "yref": "paper"}], "height": 800, "plot_bgcolor": "white", "width": 1100, "xaxis": {"anchor": "y", "domain": [0, 1], "linecolor": "black", "tickvals": [1, 31, 61, 91, 121, 151, 181, 211, 241, 271, 301, 331], "title": {"text": "Time (days)"}}, "xaxis2": {"anchor": "y2", "domain": [0, 1], "linecolor": "black", "tickvals": [1, 31, 61, 91, 121, 151, 181, 211, 241, 271, 301, 331], "title": {"text": "Time (days)"}}, "yaxis": {"anchor": "x", "domain": [0.625, 1], "linecolor": "black", "title": {"text": "Viral read value (e+03)"}}, "yaxis2": {"anchor": "x2", "domain": [0, 0.375], "linecolor": "black", "tickformat": ".0%", "title": {"text": "Prevalence of Infections<br>in sample"}}}}
